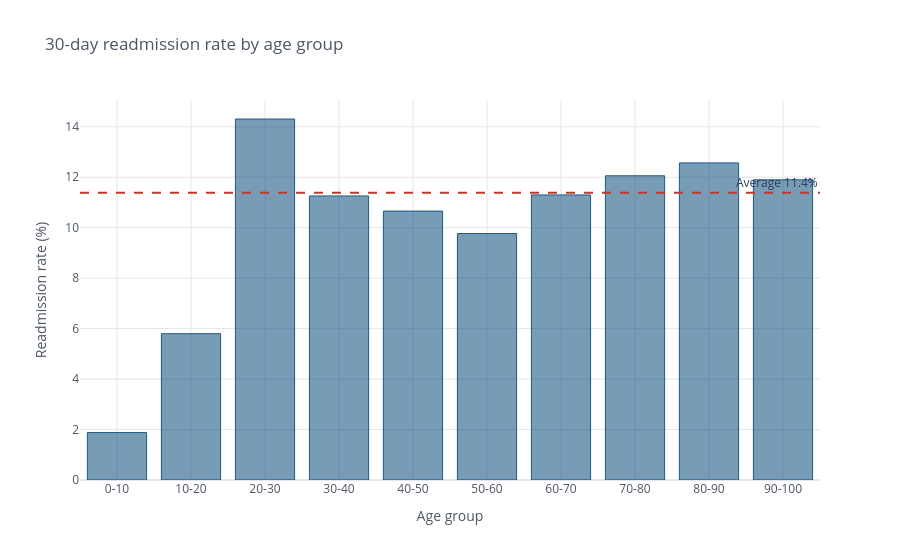

The notebook cell saved with this chart:
### Markdown cell above
### Q1b. Readmission rate by age group

### Code cell
age_rate = readmit_rate(df, "age_group")

fig = age_rate["readmit_rate"].iplot(kind="bar", asFigure=True, colors=[BLUE],
                                     title="30-day readmission rate by age group",
                                     xTitle="Age group", yTitle="Readmission rate (%)")
fig.add_hline(y=overall_rate, line_dash="dash", line_color=RED,
              annotation_text=f"Average {overall_rate:.1f}%")
fig.show()
age_rate

### Figure 1 — Plotly figure (JSON) as saved in the notebook; plotly's stock layout.template omitted (floating-point values rounded to 4 significant figures)
{"data": [{"marker": {"color": "rgba(31, 90, 133, 0.6)", "line": {"color": "rgba(31, 90, 133, 1.0)", "width": 1}}, "name": "readmit_rate", "orientation": "v", "text": "", "type": "bar", "x": ["0-10", "10-20", "20-30", "30-40", "40-50", "50-60", "60-70", "70-80", "80-90", "90-100"], "y": [1.88, 5.8, 14.31, 11.26, 10.66, 9.77, 11.3, 12.06, 12.57, 11.9]}], "layout": {"annotations": [{"showarrow": false, "text": "Average 11.4%", "x": 1, "xanchor": "right", "xref": "x domain", "y": 11.39, "yanchor": "bottom", "yref": "y"}], "legend": {"bgcolor": "#FFFFFF", "font": {"color": "#4D5663"}}, "paper_bgcolor": "#FFFFFF", "plot_bgcolor": "#FFFFFF", "shapes": [{"line": {"color": "#C0392B", "dash": "dash"}, "type": "line", "x0": 0, "x1": 1, "xref": "x domain", "y0": 11.39, "y1": 11.39, "yref": "y"}], "title": {"font": {"color": "#4D5663"}, "text": "30-day readmission rate by age group"}, "xaxis": {"gridcolor": "#E1E5ED", "showgrid": true, "tickfont": {"color": "#4D5663"}, "title": {"font": {"color": "#4D5663"}, "text": "Age group"}, "zerolinecolor": "#E1E5ED"}, "yaxis": {"gridcolor": "#E1E5ED", "showgrid": true, "tickfont": {"color": "#4D5663"}, "title": {"font": {"color": "#4D5663"}, "text": "Readmission rate (%)"}, "zerolinecolor": "#E1E5ED"}}}
